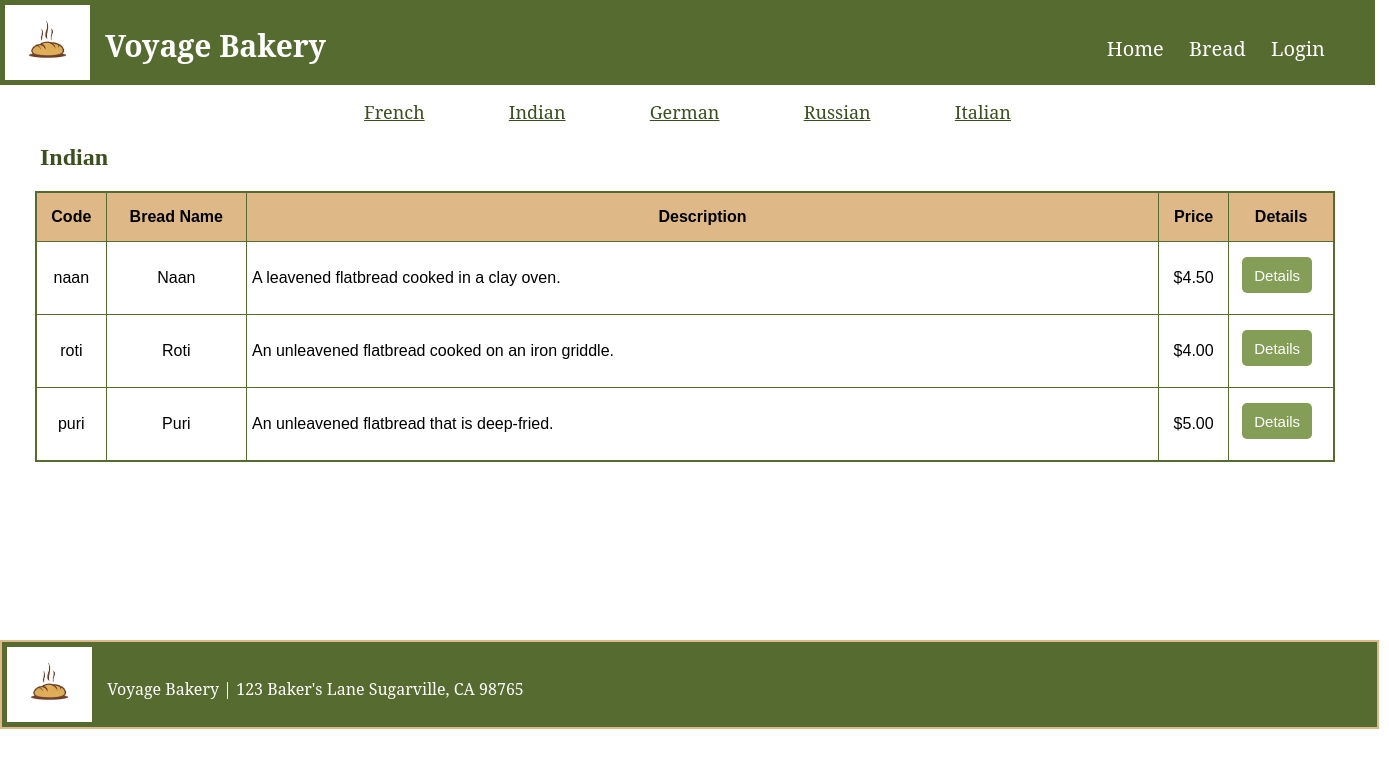
/bread_shop/bread.php?bread_category_id=2, run on the app's committed database.
### tables this page shows
CREATE TABLE IF NOT EXISTS `breadCategories` (
`breadCategoryID` int(11) NOT NULL,
  `breadCategoryName` varchar(255) NOT NULL,
  `dateAdded` datetime NOT NULL
);

CREATE TABLE IF NOT EXISTS `bread` (
`breadID` int(11) NOT NULL,
  `breadCategoryID` int(11) NOT NULL,
  `breadCode` varchar(10) NOT NULL,
  `breadName` varchar(255) NOT NULL,
  `description` text NOT NULL,
  `price` decimal(10,2) NOT NULL,
  `dateAdded` datetime NOT NULL
);

### bread_shop/bread.php (the view, shortened to what this page needs)
<?php
require("database.php");
$bread_category_id = filter_input(INPUT_GET, 'bread_category_id', FILTER_VALIDATE_INT);
$queryCategories = 'SELECT * FROM breadCategories
ORDER BY breadCategoryID';
$s1 = $db->prepare($queryCategories);
$s1->execute();
$bread_categories = $s1->fetchAll();
$query = 'SELECT * FROM bread
WHERE breadCategoryID = :bread_category_id
ORDER BY breadID';
$s = $db->prepare($query);
$s->bindValue(':bread_category_id', $bread_category_id);
$s->execute();
$breads = $s->fetchAll();
$queryCategoryName = 'SELECT * FROM breadCategories
where breadCategoryID = :bread_category_id
ORDER BY breadCategoryID';
$s2 = $db->prepare($queryCategoryName);
$s2->bindValue(':bread_category_id', $bread_category_id);
$s2->execute();
$bread_category_name = $s2->fetch();
?>
<html>
<head>
    <link rel = 'stylesheet' href = 'stylesheet.css'/>
</head>
<body>
    <?php include('header.php')?>
    <main id = 'bread-main'>
        <nav id = 'breads'>
            <?php foreach($bread_categories as $bread_category):?>
                <a class = 'bread_link' href = "?bread_category_id=<?php echo $bread_category['breadCategoryID'];?>">
                <?php echo $bread_category['breadCategoryName'];?></a>
            <?php endforeach; ?>
        </nav>
        <div id= 'tbl'>
        <h2 id = 'theader'><?php echo $bread_category_name['breadCategoryName']; ?></h2>
        <table>
        <tr class = 'ttitle'>
            <td style = 'width: 5%;'>Code</td>
            <td style = 'width: 10%;'>Bread Name</td>
            <td style = 'width: 65%;'>Description</td>
            <td style = 'width: 5%;'>Price</td>
            <td>Details</td>
        </tr>
        <?php foreach ($breads as $bread): ?>
        <tr>
            <td style = 'width: 5%;'><?php echo $bread['breadCode'];?></td>
            <td style = 'width: 10%;'><?php echo $bread['breadName'];?></td>
            <td style = 'width: 45%; text-align: left'><?php echo $bread['description'];?></td>
            <td style = 'width: 5%;'>$<?php echo $bread['price'];?></td>
            <td style = 'width: 7.5%'>
                    <form action = 'details.php' method = 'get' style = 'width: 50px'>
                        <input
                            style = 'margin-top: 10px'
                            type = 'submit'
                            value = 'Details'
                            class = 'button details-button'
                            id = 'details-button'
                        />
                    </form>
                </td>
        </tr>
        <?php endforeach;?>
        </table>
        </div>
    </main>
    <?php include('footer.php');?>
</body>
</html>

### bread_shop/stylesheet.css (style rules this page uses)
body { margin:0px; }
main { width: 1375px; margin-top: 55px; }
form { margin-left: 8px; width: 1350px; }
#tbl { font-family: 'Trebuchet MS', 'Lucida Sans Unicode', 'Lucida Grande', 'Lucida Sans', Arial, sans-serif, 'sans-serif'; margin-left: 35px; }
#breads { font-family: 'Garamond', 'serif'; width: 1375px; text-align: center; }
table { border: 2px solid darkolivegreen; border-spacing: 0; border-collapse: collapse; width: 1300px; text-align: center; }
table td { border: 1px solid darkolivegreen; padding: 5px; height: 50px; }
.ttitle { background: burlywood; font-weight: bold; }
.bread_link { margin: 40px; font-size: 18px; }
.bread_link:link { color: rgb(61, 79, 32); }
#theader { color: rgb(61, 79, 32); margin-left: 5px; }
#bread-main { height: 520px; margin-top: 100px; }
input.button { background-color: rgb(132, 158, 87); color: white; border-radius: 5px; width: 70px; height: 36px; border: none; font-size: 15px; }
h2 { margin-left: 40px; font-family: 'Trebuchet MS'; color: darkolivegreen; }

### data on the page
breadcategories: breadCategoryName "French"
breadcategories: breadCategoryName "Indian"
breadcategories: breadCategoryName "German"
breadcategories: breadCategoryName "Russian"
breadcategories: breadCategoryName "Italian"
bread: breadCode "naan", breadName "Naan", description "A leavened flatbread cooked in a clay oven.", price "4.50"
bread: breadCode "roti", breadName "Roti", description "An unleavened flatbread cooked on an iron griddle.", price "4.00"
bread: breadCode "puri", breadName "Puri", description "An unleavened flatbread that is deep-fried.", price "5.00"
